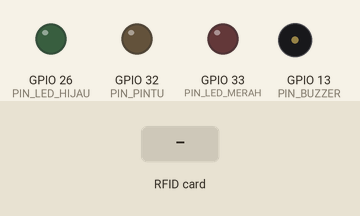
This sketch was run on a simulated ESP32. On the bench: output pins drawn as LEDs (lit = HIGH), buzzer (waves = sounding). The test bench sets the inputs (shaded band). WiFi joins after 1.5 s; servers stay silent unless stated; uploads are accepted with an empty reply; what the sketch prints to the serial monitor is not drawn.

Above: at 2.7 s.
2.8 s: RFID card 5E 7A 19 C4 held to the reader
At 3.34 s:
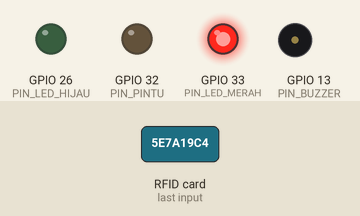
At 4.3 s:
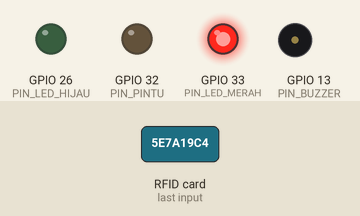
Timing chart, 0 to 6.0 s (numbered marks = the images above; inputs shaded):
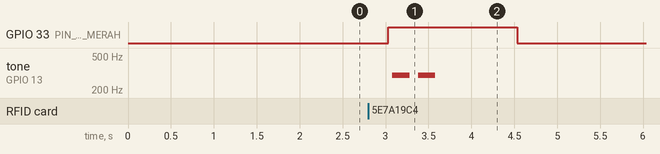

Measured:
- after the input at 2.8 s, GPIO 33 (PIN_LED_MERAH): LOW → HIGH after 0.23 s, → LOW 1.5 s later; tone on GPIO 13 (PIN_BUZZER): alternates 299 Hz for 0.20 s and silent for 0.10 s, 4 changes in all, then stays silent, starting after 0.28 s

The sketch:

absen_nfc.ino
```cpp
#include <SPI.h>
#include <MFRC522.h>
#include <WiFi.h>
#include <WiFiClientSecure.h>
#include <HTTPClient.h>

// ===== Ganti dua baris ini sebelum dijalankan =====
// Wokwi: alamat tunnel (https://...). Alat asli: alamat lokal server, misalnya http://192.168.1.20:8000
const char* URL_DASAR = "https://GANTI-ALAMAT-TUNNEL";
// Samakan dengan API_KEY di file .env (jangan unggah kunci asli ke GitHub)
const char* API_KEY = "GANTI_KUNCI";

// ===== Wi-Fi =====
const char* WIFI_SSID = "Wokwi-GUEST";  // alat asli: nama Wi-Fi sendiri
const char* WIFI_PASS = "";             // alat asli: sandi Wi-Fi
const int WIFI_KANAL = 6;               // Wokwi: 6 (lebih cepat). Alat asli: 0 (otomatis)

const int PIN_LED_HIJAU = 26;
const int PIN_LED_MERAH = 33;
const int PIN_PINTU = 32;
const int PIN_BUZZER = 13;

MFRC522 rfid(5, 21);

// Menyambung Wi-Fi; di tengah waktu tunggu, konfigurasi dibersihkan lalu dicoba lagi
bool sambungWifi(int detikMaks) {
  Serial.print("Menyambung Wi-Fi");
  WiFi.begin(WIFI_SSID, WIFI_PASS, WIFI_KANAL);
  for (int i = 0; i < detikMaks * 2 && WiFi.status() != WL_CONNECTED; i++) {
    delay(500);
    Serial.print(".");
    if (i == detikMaks) {
      WiFi.disconnect(true);
      WiFi.begin(WIFI_SSID, WIFI_PASS, WIFI_KANAL);
    }
  }
  Serial.println();
  if (WiFi.status() == WL_CONNECTED) {
    Serial.print("Wi-Fi tersambung, IP: ");
    Serial.println(WiFi.localIP());
    return true;
  }
  Serial.print("Wi-Fi gagal, kode status: ");
  Serial.println(WiFi.status());
  return false;
}

// Hasil: 1 = diizinkan, 0 = ditolak, -1 = server tidak terjangkau, -2 = kunci API salah
int tanyaServer(String uid, String &nama) {
  nama = "-";
  if (WiFi.status() != WL_CONNECTED && !sambungWifi(15)) {
    return -1;
  }

  WiFiClientSecure klienAman;
  WiFiClient klienBiasa;
  HTTPClient http;
  String url = String(URL_DASAR) + "/tap";
  bool mulai;
  if (url.startsWith("https://")) {
    klienAman.setInsecure();  // simulasi: sertifikat tunnel tidak diperiksa
    mulai = http.begin(klienAman, url);
  } else {
    mulai = http.begin(klienBiasa, url);
  }
  if (!mulai) {
    Serial.println("Alamat server tidak valid");
    return -1;
  }
  http.setTimeout(10000);
  http.addHeader("Content-Type", "application/json");
  http.addHeader("X-API-Key", API_KEY);

  int kode = http.POST("{\"uid\":\"" + uid + "\"}");
  Serial.print("Balasan server, kode: ");
  Serial.println(kode);
  if (kode < 0) {
    Serial.println(HTTPClient::errorToString(kode));
    http.end();
    return -1;
  }
  if (kode == 401) {
    http.end();
    return -2;
  }
  if (kode != 200) {
    http.end();
    return -1;
  }
  String isi = http.getString();
  http.end();

  int awal = isi.indexOf("\"nama\":\"");
  if (awal >= 0) {
    awal += 8;
    int akhir = isi.indexOf("\"", awal);
    nama = isi.substring(awal, akhir);
  }
  if (isi.indexOf("\"izin\":true") >= 0) {
    return 1;
  }
  return 0;
}

String bacaKartu() {
  if (!rfid.PICC_IsNewCardPresent() || !rfid.PICC_ReadCardSerial()) {
    return "";
  }
  String uid = "";
  for (byte i = 0; i < rfid.uid.size; i++) {
    if (rfid.uid.uidByte[i] < 0x10) uid += "0";
    uid += String(rfid.uid.uidByte[i], HEX);
  }
  uid.toUpperCase();
  rfid.PICC_HaltA();
  rfid.PCD_StopCrypto1();
  return uid;
}

void bunyi(int frekuensi, int durasiMs) {
  long periode = 1000000L / frekuensi;
  long jumlahSiklus = (long)durasiMs * 1000L / periode;
  for (long i = 0; i < jumlahSiklus; i++) {
    digitalWrite(PIN_BUZZER, HIGH);
    delayMicroseconds(periode / 2);
    digitalWrite(PIN_BUZZER, LOW);
    delayMicroseconds(periode / 2);
  }
}

void bukaPintu() {
  Serial.println("Pintu TERBUKA");
  digitalWrite(PIN_PINTU, HIGH);
  delay(3000);
  digitalWrite(PIN_PINTU, LOW);
  Serial.println("Pintu TERKUNCI");
}

void tolak() {
  digitalWrite(PIN_LED_MERAH, HIGH);
  bunyi(300, 200);
  delay(100);
  bunyi(300, 200);
  delay(1000);
  digitalWrite(PIN_LED_MERAH, LOW);
}

void setup() {
  pinMode(PIN_LED_HIJAU, OUTPUT);
  pinMode(PIN_LED_MERAH, OUTPUT);
  pinMode(PIN_PINTU, OUTPUT);
  pinMode(PIN_BUZZER, OUTPUT);
  Serial.begin(115200);
  SPI.begin();
  rfid.PCD_Init();
  sambungWifi(30);
  Serial.println("Siap, tempelkan kartu");
}

void loop() {
  String uid = bacaKartu();

  if (uid == "") {
    delay(50);
    return;
  }

  Serial.print("UID: ");
  Serial.println(uid);

  String nama;
  int hasil = tanyaServer(uid, nama);

  if (hasil == 1) {
    Serial.print("Selamat datang, ");
    Serial.println(nama);
    digitalWrite(PIN_LED_HIJAU, HIGH);
    bunyi(1000, 200);
    bukaPintu();
    digitalWrite(PIN_LED_HIJAU, LOW);
  } else if (hasil == 0) {
    Serial.println("Kartu tidak terdaftar, akses ditolak");
    tolak();
  } else if (hasil == -2) {
    Serial.println("Kunci API salah, samakan API_KEY dengan file .env");
    tolak();
  } else {
    Serial.println("Server tidak terjangkau, akses ditolak");
    tolak();
  }
}
```
